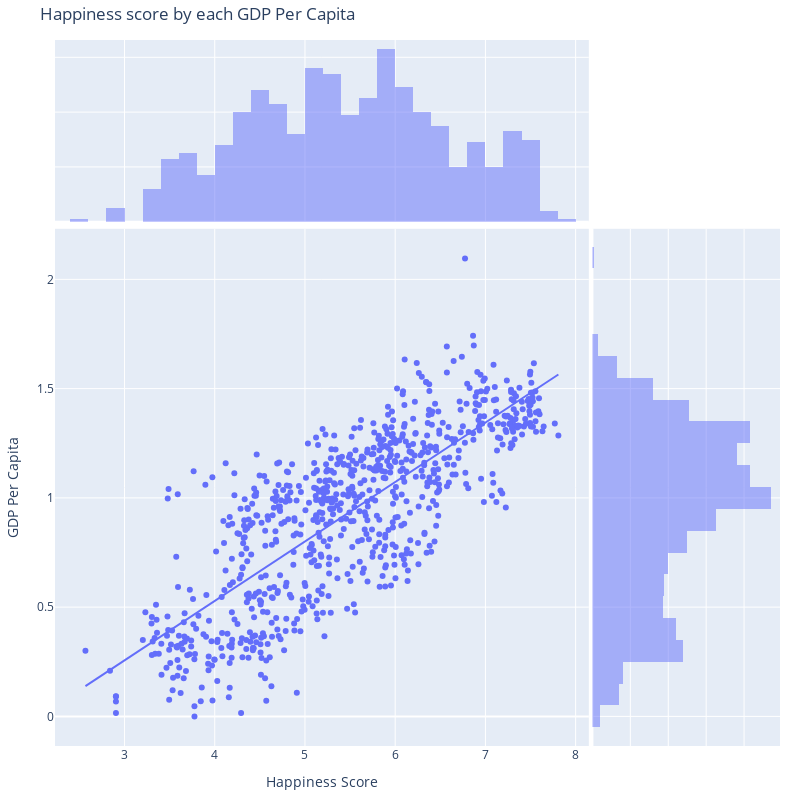

The notebook cell this image was saved under:
### Code cell
fig = px.scatter(x=X, y= Y, marginal_x="histogram", marginal_y="histogram", trendline="ols", width=800, height=800)
fig.update_layout(title='Happiness score by each GDP Per Capita')
fig.update_xaxes(title='Happiness Score',row=1, col=1)
fig.update_yaxes(title='GDP Per Capita',row=1, col=1)
fig.show()

### Figure 1 — Plotly figure (JSON) as saved in the notebook; plotly's stock layout.template omitted (floating-point values rounded to 4 significant figures; data arrays with more than 128 entries replaced by an {"elided": "..."} marker saying what was removed)
{"data": [{"hovertemplate": "x=%{x}<br>y=%{y}<extra></extra>", "legendgroup": "", "marker": {"color": "#636efa", "symbol": "circle"}, "mode": "markers", "name": "", "orientation": "v", "showlegend": false, "type": "scatter", "x": {"elided": "792 float values"}, "xaxis": "x", "y": {"elided": "792 float values"}, "yaxis": "y"}, {"alignmentgroup": "True", "bingroup": "x", "hovertemplate": "x=%{x}<br>count=%{y}<extra></extra>", "legendgroup": "", "marker": {"color": "#636efa"}, "name": "", "offsetgroup": "", "opacity": 0.5, "showlegend": false, "type": "histogram", "x": {"elided": "792 float values"}, "xaxis": "x3", "yaxis": "y3"}, {"alignmentgroup": "True", "bingroup": "y", "hovertemplate": "y=%{y}<br>count=%{x}<extra></extra>", "legendgroup": "", "marker": {"color": "#636efa"}, "name": "", "offsetgroup": "", "opacity": 0.5, "showlegend": false, "type": "histogram", "xaxis": "x2", "y": {"elided": "792 float values"}, "yaxis": "y2"}, {"hovertemplate": "<b>OLS trendline</b><br>y = 0.272086 * x + -0.559992<br>R<sup>2</sup>=0.629273<br><br>x=%{x}<br>y=%{y} <b>(trend)</b><extra></extra>", "legendgroup": "", "marker": {"color": "#636efa", "symbol": "circle"}, "mode": "lines", "name": "", "showlegend": false, "type": "scatter", "x": {"elided": "792 float values"}, "xaxis": "x", "y": {"elided": "792 float values"}, "yaxis": "y"}], "layout": {"barmode": "overlay", "height": 800, "legend": {"tracegroupgap": 0}, "margin": {"b": 40, "l": 40, "r": 20, "t": 40}, "paper_bgcolor": "white", "title": {"text": "Happiness score by each GDP Per Capita"}, "width": 800, "xaxis": {"anchor": "y", "domain": [0, 0.7363], "title": {"text": "Happiness Score"}}, "xaxis2": {"anchor": "y2", "domain": [0.7413, 1], "matches": "x2", "showgrid": true, "showline": false, "showticklabels": false, "ticks": ""}, "xaxis3": {"anchor": "y3", "domain": [0, 0.7363], "matches": "x", "showgrid": true, "showticklabels": false}, "xaxis4": {"anchor": "y4", "domain": [0.7413, 1], "matches": "x2", "showgrid": true, "showline": false, "showticklabels": false, "ticks": ""}, "yaxis": {"anchor": "x", "domain": [0, 0.7326], "title": {"text": "GDP Per Capita"}}, "yaxis2": {"anchor": "x2", "domain": [0, 0.7326], "matches": "y", "showgrid": true, "showticklabels": false}, "yaxis3": {"anchor": "x3", "domain": [0.7426, 1], "matches": "y3", "showgrid": true, "showline": false, "showticklabels": false, "ticks": ""}, "yaxis4": {"anchor": "x4", "domain": [0.7426, 1], "matches": "y3", "showgrid": true, "showline": false, "showticklabels": false, "ticks": ""}}}
